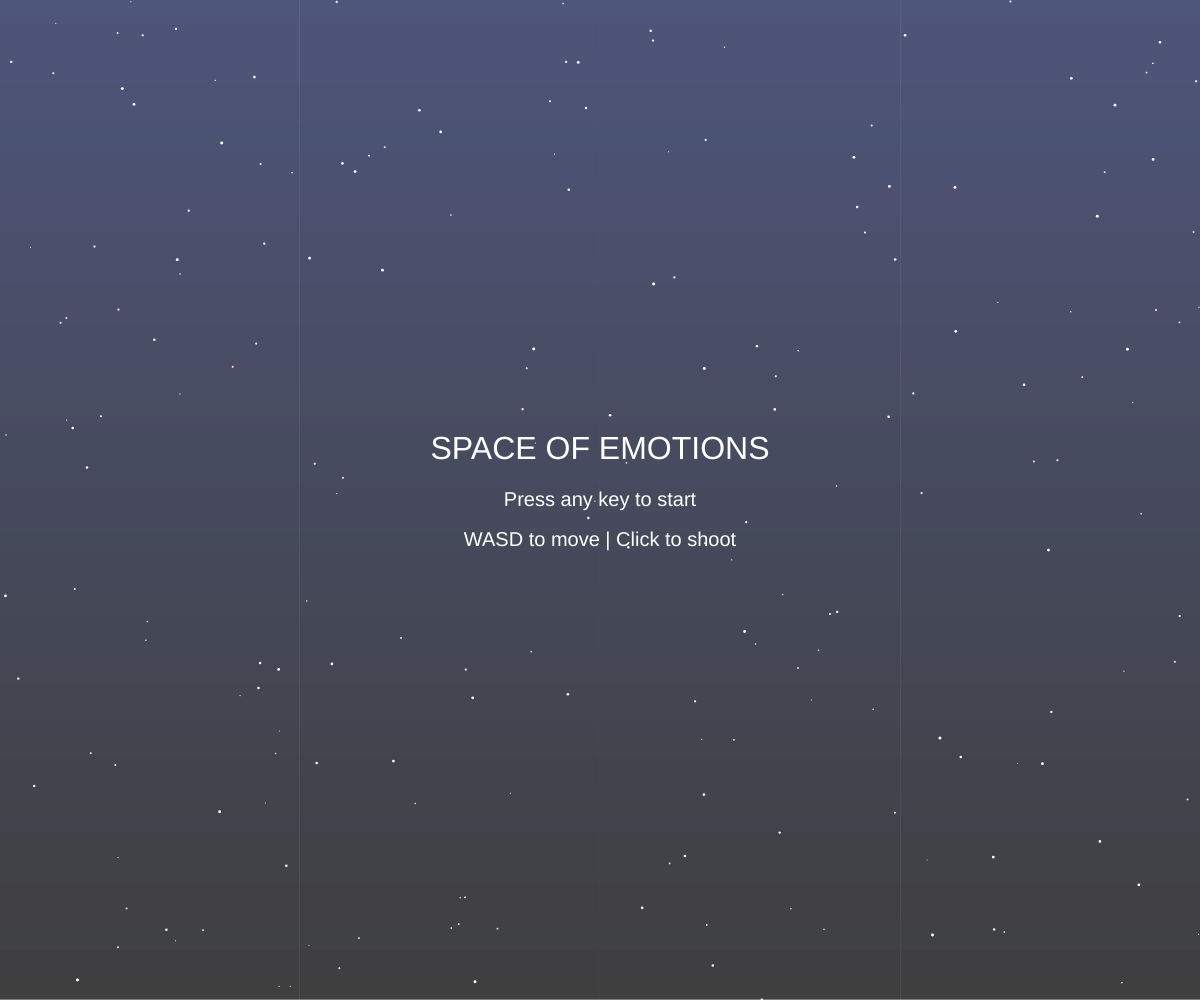
Frame 1 (no input)
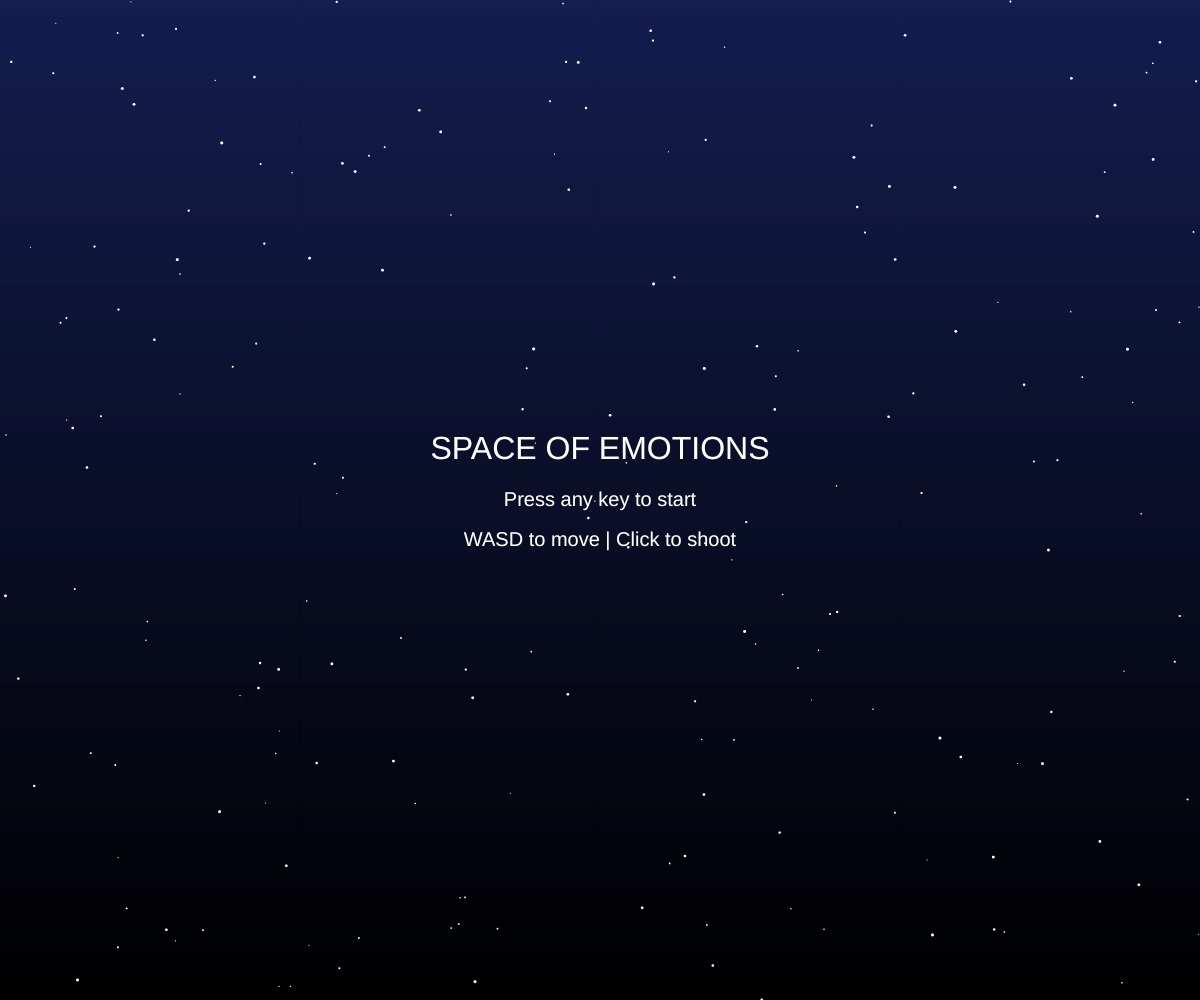
Frame 60 (no input)
Frame 120 (the mouse pressed at the canvas centre since frame 60): identical to frame 60, image omitted

The p5.js sketch that drew these frames (run headless with seeded random() and noise() and a simulated clock; from frame 60 on, the mouse is pressed at the canvas centre):

// p5.js sketch
// ── sketch.js
let stars = [];
let planets = [];
let bullets = [];
let texts = [];

let spaceship;
let scrollSpeed = 0;
let hueShift = 0;
let gameStarted = false;

let bgTop, bgBottom;

let emotionTypes = [
  { name: "Anxiety", color: "#D32F2F", type: "Negative" },
  { name: "Grief", color: "#0D47A1", type: "Negative" },
  { name: "Doubt", color: "#757575", type: "Negative" },
  { name: "Apathy", color: "#1A237E", type: "Negative" },
  { name: "Joy", color: "#FFEB3B", type: "Positive" },
  { name: "Clarity", color: "#00BCD4", type: "Positive" },
  { name: "Compassion", color: "#C51162", type: "Positive" },
  { name: "Hope", color: "#4CAF50", type: "Positive" }
];

function setup() {
  createCanvas(windowWidth, windowHeight);
  bgTop = color(20, 30, 80);
  bgBottom = color(0);
  spaceship = new Spaceship();

  for (let i = 0; i < 200; i++) stars.push(new Star());
}

function draw() {
  drawGradient();

  for (let s of stars) {
    s.move();
    s.show();
  }

  if (!gameStarted) {
    drawStartScreen();
    return;
  }

  spaceship.move();
  spaceship.show();

  for (let b of bullets) {
    b.move();
    b.show();
  }

  if (frameCount % 100 == 0) planets.push(new Planet());

  for (let p of planets) {
    p.move();
    p.show();
  }

  for (let i = planets.length - 1; i >= 0; i--) {
    for (let j = bullets.length - 1; j >= 0; j--) {
      if (planets[i].hit(bullets[j])) {
        handleHit(planets[i]);
        planets.splice(i, 1);
        bullets.splice(j, 1);
        break;
      }
    }
  }

  for (let t of texts) {
    t.update();
    t.show();
  }
  texts = texts.filter(t => t.life > 0);
}

function drawGradient() {
  let shift = constrain(hueShift, -100, 100);
  let topR = red(bgTop) + shift;
  let topG = green(bgTop) + shift * 0.5;
  let topB = blue(bgTop) + shift;

  for (let y = 0; y < height; y++) {
    let inter = map(y, 0, height, 0, 1);
    let r = lerp(topR, red(bgBottom), inter);
    let g = lerp(topG, green(bgBottom), inter);
    let b = lerp(topB, blue(bgBottom), inter);
    stroke(r, g, b);
    line(0, y, width, y);
  }

  hueShift = lerp(hueShift, 0, 0.01);
}

function drawStartScreen() {
  fill(255);
  textAlign(CENTER, CENTER);
  textSize(32);
  text("SPACE OF EMOTIONS", width / 2, height / 2 - 50);
  textSize(20);
  text("Press any key to start", width / 2, height / 2);
  text("WASD to move | Click to shoot", width / 2, height / 2 + 40);
}

function keyPressed() {
  gameStarted = true;
}

function mousePressed() {
  if (gameStarted) spaceship.shoot();
}

function handleHit(planet) {
  if (planet.category === "Positive") hueShift += 50;
  else hueShift -= 80;

  texts.push(new FloatingText(planet.x, planet.y, planet.name, planet.color));
}

function windowResized() {
  resizeCanvas(windowWidth, windowHeight);
}

// ── bullet.js
class Bullet {
  constructor(x, y) {
    this.x = x;
    this.y = y;
    this.speed = 8;
  }

  move() {
    this.y -= this.speed;
  }

  show() {
    fill(255, 100, 100);
    rect(this.x - 2, this.y, 4, 10);
  }
}

// ── planet.js
class Planet {
  constructor() {
    let type = random(emotionTypes);
    this.x = random(width);
    this.y = random(-200, 0);
    this.size = random(60, 120);
    this.color = color(type.color);
    this.name = type.name;
    this.category = type.type;
  }

  move() {
    this.y += scrollSpeed * 0.5;
  }

  show() {
    noStroke();
    fill(this.color);
    ellipse(this.x, this.y, this.size);
  }

  hit(bullet) {
    return dist(this.x, this.y, bullet.x, bullet.y) < this.size / 2;
  }
}

// ── spaceship.js
class Spaceship {
  constructor() {
    this.x = width / 2;
    this.y = height * 0.75;
    this.size = 60;
  }

  move() {
    if (keyIsDown(65)) this.x -= 6; // A
    if (keyIsDown(68)) this.x += 6; // D
    this.x = constrain(this.x, 30, width - 30);

    if (keyIsDown(87)) scrollSpeed = constrain(scrollSpeed + 0.3, 0, 8); // W
    else scrollSpeed *= 0.95;
  }

  shoot() {
    bullets.push(new Bullet(this.x, this.y - this.size * 0.5));
  }

  show() {
    push();
    translate(this.x, this.y);
    scale(this.size / 50);
    noStroke();

    // Main body
    fill(150, 150, 170);
    ellipse(0, 0, 40, 60);

    // Cockpit
    fill(100, 200, 255, 200);
    ellipse(0, -15, 25, 25);

    // Wings
    fill(100, 100, 120);
    triangle(-25, 10, -5, -10, -5, 30);
    triangle(25, 10, 5, -10, 5, 30);

    // Thrusters
    fill(255, 150, 0);
    rect(-10, 25, 8, 15);
    rect(2, 25, 8, 15);

    // Glow flames
    let glowH = map(abs(scrollSpeed), 0, 8, 10, 35);
    let glowO = map(abs(scrollSpeed), 0, 8, 100, 255);
    fill(255, 200, 50, glowO);
    ellipse(-6, 40 + glowH / 2, 10, glowH);
    ellipse(6, 40 + glowH / 2, 10, glowH);

    pop();
  }
}

// ── star.js
class Star {
  constructor() {
    this.x = random(width);
    this.y = random(height);
    this.size = random(1, 3);
  }

  move() {
    this.y += scrollSpeed * this.size * 0.5;
    if (this.y > height) this.y = 0;
  }

  show() {
    noStroke();
    fill(255);
    ellipse(this.x, this.y, this.size);
  }
}
// ── text.js
class FloatingText {
  constructor(x, y, txt, col) {
    this.x = x;
    this.y = y;
    this.text = txt;
    this.color = col;
    this.life = 100;
  }

  update() {
    this.y -= 1;
    this.life -= 2;
  }

  show() {
    push();
    fill(red(this.color), green(this.color), blue(this.color), this.life * 2.5);
    noStroke();
    textAlign(CENTER);
    textSize(24);
    text(this.text, this.x, this.y);
    pop();
  }
}
